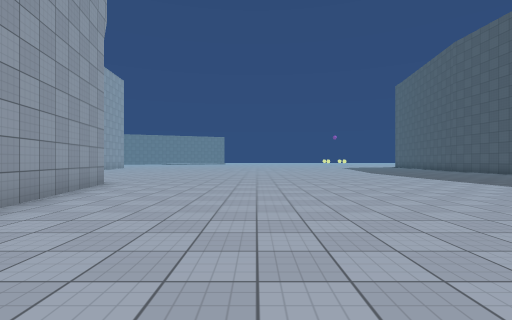
View 1 (above)

19 first-person views from a walk through a scene from a Unity 3-D project. The camera is 1.3 m above the floor, looks level and sees 85° across. The floor is counted in squares, 2 m on a side. Each view is taken from the middle of a square. On the plan, view 1 faces up. The plan holds only what a view shows up to about 9 squares ahead; the rest is blank. The place goes on beyond the plan. Some animated figures are left out. Surface patterns are stand-ins for the level's own textures.

View 2
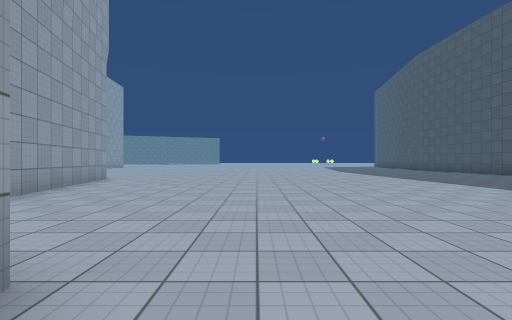

View 3
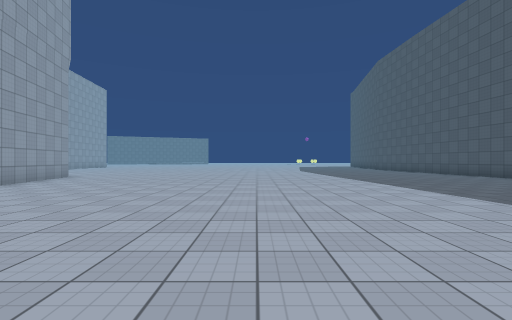

View 4
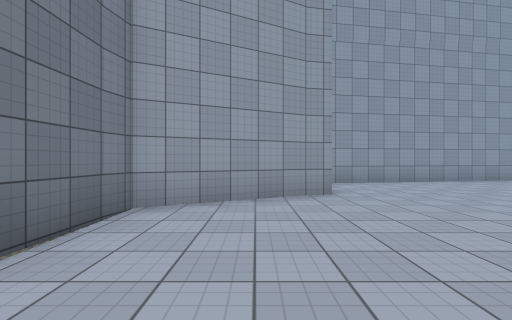

View 5
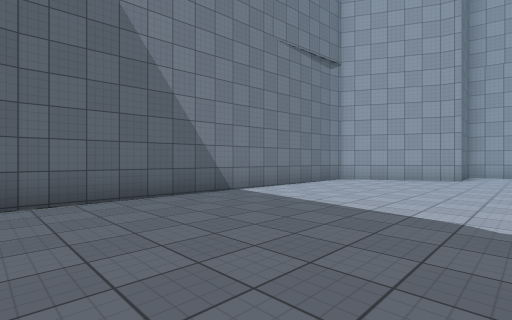

View 6
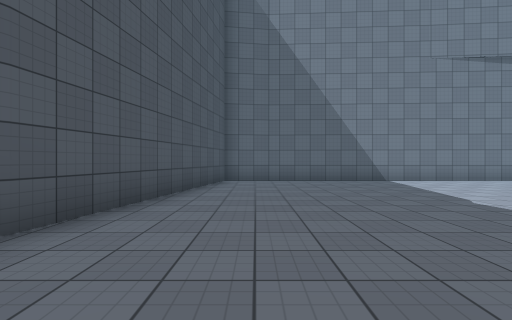

View 7
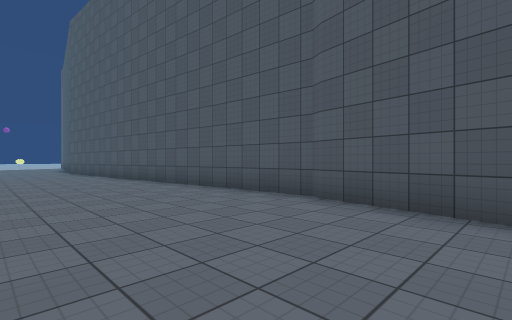

View 8
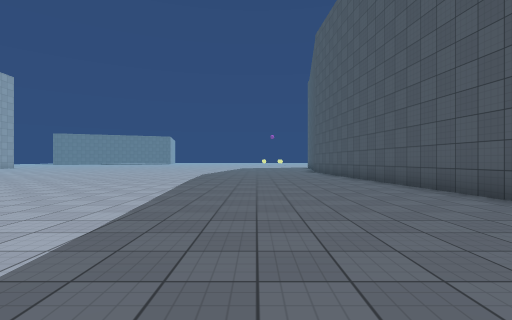

View 9
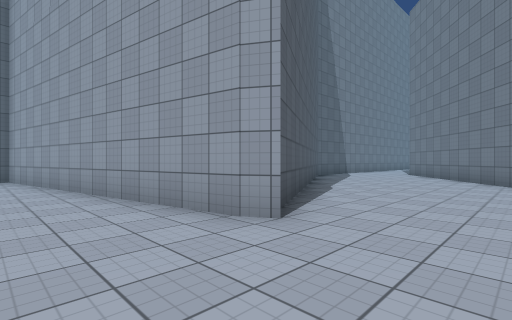

View 10
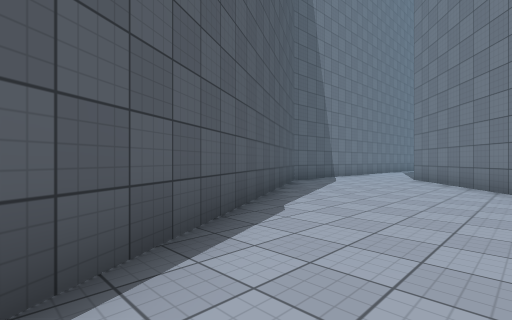

View 11
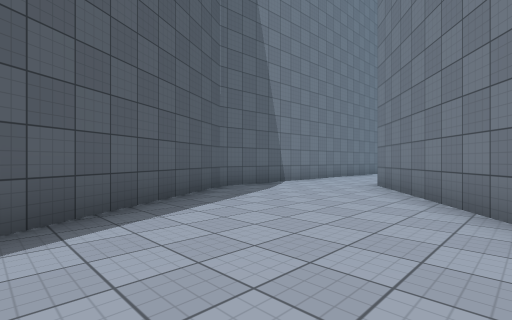

View 12
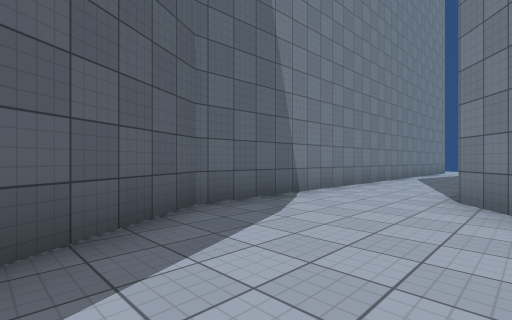

View 13
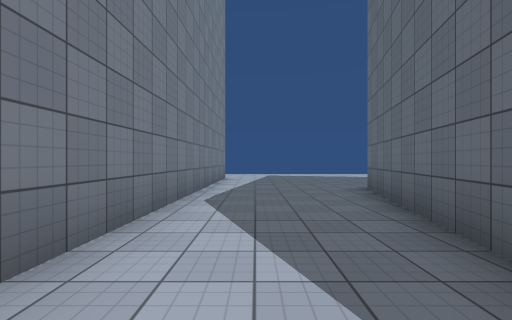

View 14
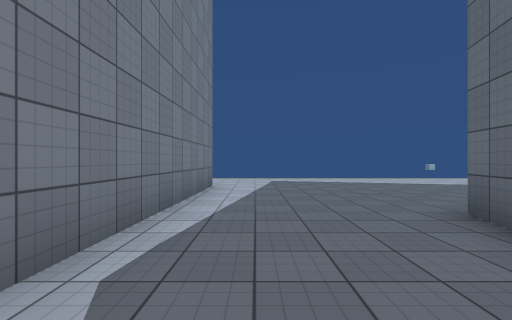

View 15
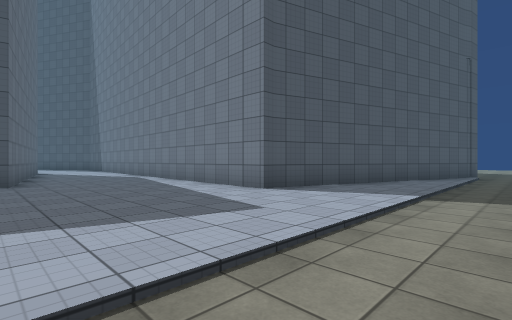

View 16
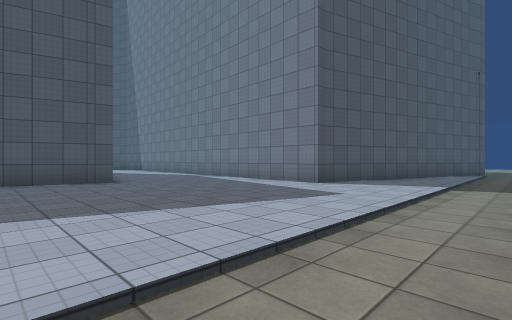

View 17
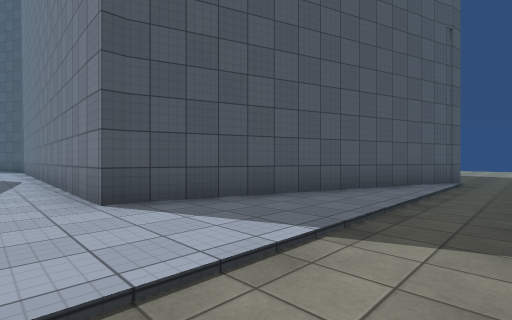

View 18
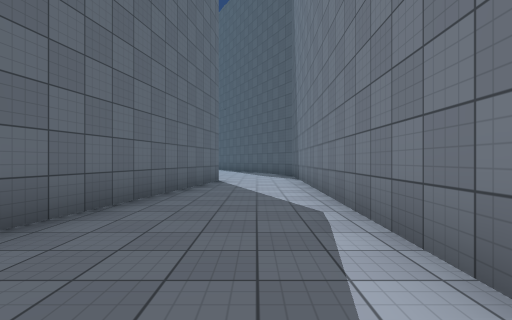

View 19
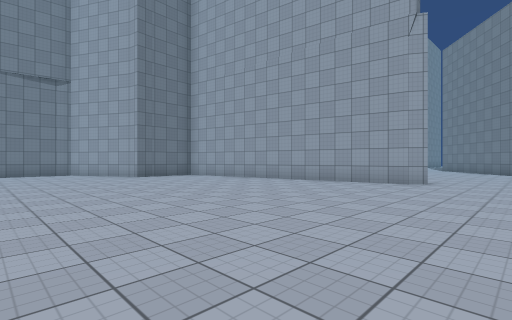

### Floor plan
Points are (right, up) in squares from view 1. A wall is a line through its corners. A room is listed if a view was taken in it or the views show most of it. See-through windows are left out.
Room 1 (views 1, 2, 3, 4, 5, 6, 7, 8, 9, 10, 11, 12, 13, 14, 15, 16, 17, 18, 19)
walls: (-4.4, 8) (-4.1, 7.6) (-2.7, -0.7) (-0.3, -0.6) (-0.2, -1.1); (-10.8, 9.6) (-15.2, 6.1) (-22.3, 7.5) (-21.9, 9.7); (-0.2, -1) (1.3, -3.7) (1.8, -3.8); (1.6, -3.8) (9.6, -4.3); (12.4, 2.8) (11.6, 10); (11, -3.7) (12.2, 2.7); (-28.6, -4) (-26.1, 3.6) (-26.1, 3.9) (-12.3, 3.5) (-4.9, 7.6); (-28.6, -4.1) (-28.5, -3.5)
ways out: opening at (-29.5, -4.5)

Where each view was taken, in squares from view 1:
view 1: 0 up, 0 right, facing up
view 2: 2 down, 1 right, facing up
view 3: 3 down, 3 right, facing up
view 4: 2 down, 5 right, facing left
view 5: 1 up, 10 right, facing down-left
view 6: 5 up, 10 right, facing down
view 7: 0 up, 8 right, facing up-right
view 8: 1 up, 8 right, facing up
view 9: 10 up, 2 left, facing down-left
view 10: 9 up, 5 left, facing down-left
view 11: 9 up, 8 left, facing down-left
view 12: 7 up, 10 left, facing down-left
view 13: 5 up, 16 left, facing left
view 14: 5 up, 19 left, facing left
view 15: 8 up, 30 left, facing down-right
view 16: 10 up, 30 left, facing down-right
view 17: 5 up, 30 left, facing down-right
view 18: 5 up, 24 left, facing right
view 19: 10 up, 4 right, facing down-left
